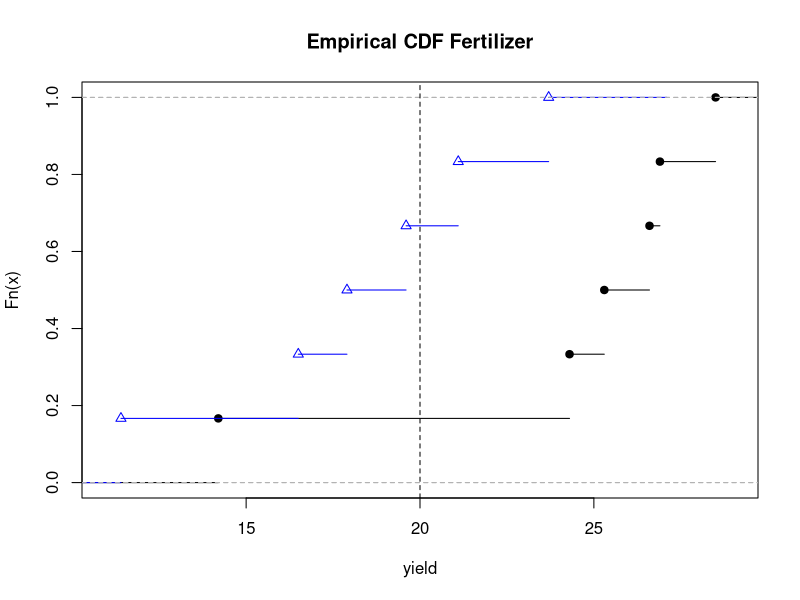
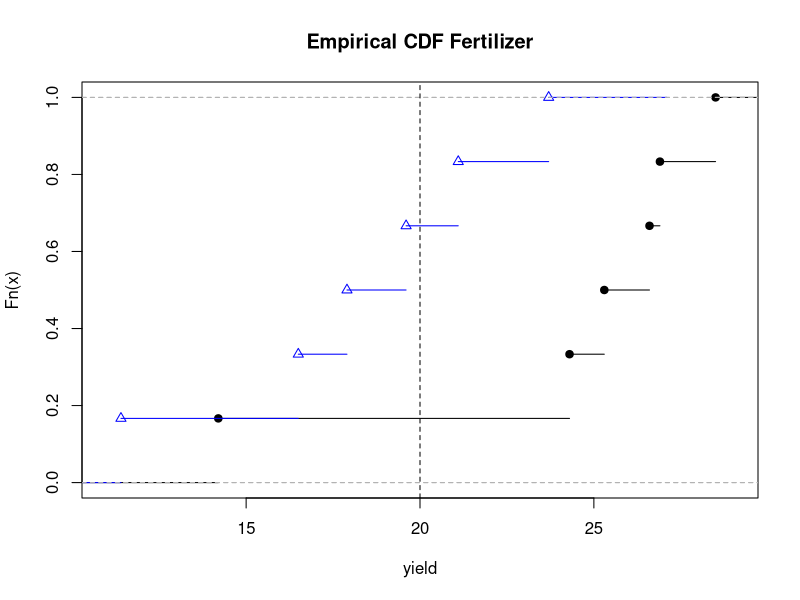
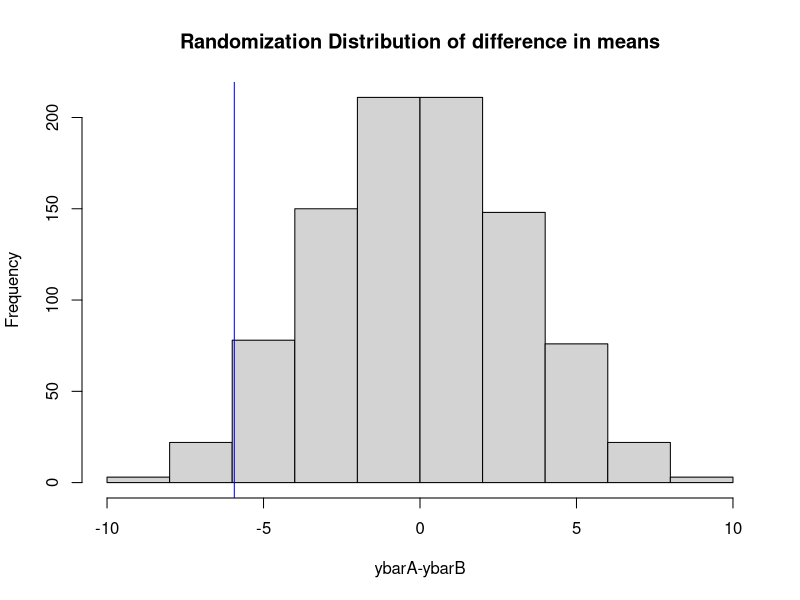

R code for these plots, in order:
## ---- chunk 1
library(combinat)
## ---- chunk 2
yA <- c(11.4,23.7,17.9,16.5,21.1,19.6)
yB <- c(26.9,26.6,25.3,28.5,14.2,24.3)
plot.ecdf(yB,xlab="yield",xlim=c(11,29),
          main="Empirical CDF Fertilizer")
plot.ecdf(yA,col="blue",pch=2,add=T);abline(v=20,lty=2)
## ---- chunk 3
yA <- c(11.4,23.7,17.9,16.5,21.1,19.6)
yB <- c(26.9,26.6,25.3,28.5,14.2,24.3)
plot.ecdf(yB,xlab="yield",xlim=c(11,29),
          main="Empirical CDF Fertilizer")
plot.ecdf(yA,col="blue",pch=2,add=T);abline(v=20,lty=2)
## ---- chunk 4
summary(yA); sd(yA);quantile(yA,prob=c(0.25,0.75))
summary(yB); sd(yA); quantile(yA,prob=c(0.25,0.75))
## ---- chunk 5
mean(yA)-mean(yB)
## ---- chunk 6
yA <- c(11.4,25.3,28.5,14.2,21.1,24.3)
yB <- c(26.9,26.6,23.7,17.9,16.5,19.6)
mean(yA-yB)
## ---- chunk 7
yA <- c(11.4,23.7,17.9,16.5,21.1,19.6)
yB <- c(26.9,26.6,25.3,28.5,14.2,24.3)
fert <- c(yA,yB) #pool data
N <- choose(12,6)
res <- numeric(N) # store the results
#Generate N treatment assignments
index <-combn(1:12,6) 
for (i in 1:N)
{res[i] <- mean(fert[index[,i]])-mean(fert[-index[,i]])}
hist(res,xlab="ybarA-ybarB",
     main="Randomization Distribution of difference in means")
observed <- mean(yA)-mean(yB) #store observed mean difference
abline(v=observed,col="blue") #add line at observed mean diff
